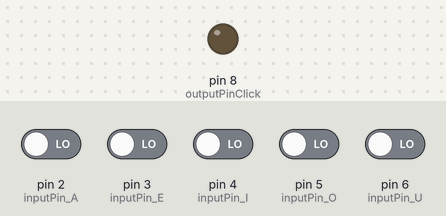
Bench run of a sketch on a simulated Arduino Uno, built with avr-gcc and run on an emulated ATmega328P. Shown: output pins drawn as LEDs (lit = HIGH). Dashed ring = blinking. The inputs (shaded band) are chosen by the test bench; at power-on: pin 2 (inputPin_A), pin 3 (inputPin_E), pin 4 (inputPin_I), pin 5 (inputPin_O), pin 6 (inputPin_U) LOW. What the sketch prints to the serial monitor is not drawn.

Above: at 1.2 s.
1.3 s: pin 2 (inputPin_A) driven HIGH
At 1.8 s:
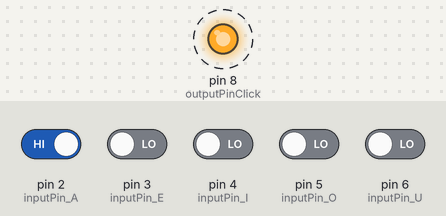
4.3 s: pin 2 (inputPin_A) driven LOW
At 4.9 s:
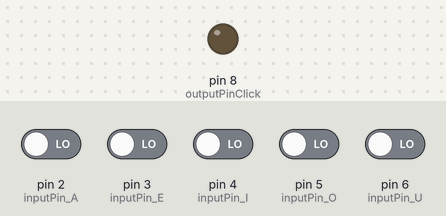
5.8 s: pin 3 (inputPin_E) driven HIGH
At 6.3 s:
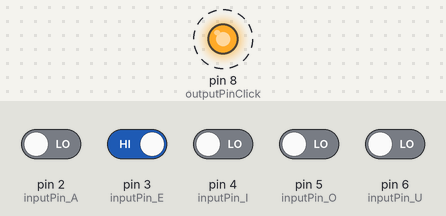
8.8 s: pin 3 (inputPin_E) driven LOW
At 9.5 s:
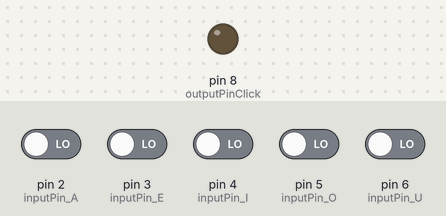
10.3 s: pin 4 (inputPin_I) driven HIGH
At 10.8 s:
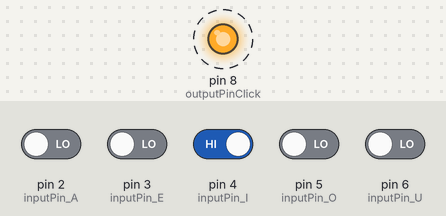
Timing chart, 0 to 17.3 s (numbered marks = the images above; inputs shaded):
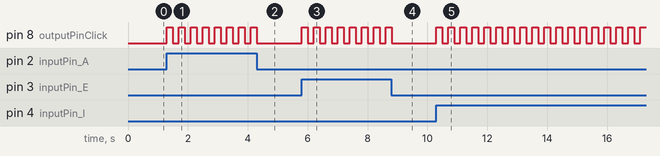

The sketch:

arduino.pde
```cpp
int inputPin_A = 2;
int inputPin_E = 3;
int inputPin_I = 4;
int inputPin_O = 5;
int inputPin_U = 6;
int val_A = 0;
int val_E = 0;
int val_I = 0;
int val_O = 0;
int val_U = 0;
int iDelay=200;
//int outputPinReady=7;
int outputPinClick=8;

void setup() {
  pinMode(inputPin_A, INPUT);
  pinMode(inputPin_E, INPUT);
  pinMode(inputPin_I, INPUT);
  pinMode(inputPin_O, INPUT);
  pinMode(inputPin_U, INPUT);
  //pinMode(outputPinReady, OUTPUT);
  pinMode(outputPinClick, OUTPUT);
  Serial.begin(9600);
  Serial.print("1");
  //secuenciaReady(outputPinReady);
}

void loop(){
  val_A = digitalRead(inputPin_A);
  val_E = digitalRead(inputPin_E);
  val_I = digitalRead(inputPin_I);
  val_O = digitalRead(inputPin_O);
  val_U = digitalRead(inputPin_U);

  if (val_A == HIGH) {
    secuenciaKey(outputPinClick);
    delay (iDelay);
    Serial.print("A");
  }
  else if(val_E == HIGH) {
    secuenciaKey(outputPinClick);
    delay (iDelay);
    Serial.print("E");
  }
  else if (val_I == HIGH) {
    secuenciaKey(outputPinClick);
    delay (iDelay);
    Serial.print("I");
  }
  else if (val_O == HIGH) {
    secuenciaKey(outputPinClick);
    delay (iDelay);
    Serial.print("O");
  }
  else if (val_U == HIGH) {
    secuenciaKey(outputPinClick);
    delay (iDelay);
    Serial.print("U");
  }
}
/*
void secuenciaReady(int pin){
  digitalWrite(pin, HIGH);
  delay(200);
  digitalWrite(pin, LOW);
  delay(200);
  digitalWrite(pin, HIGH);
  delay(200);
  digitalWrite(pin, LOW);
  delay(200);
  digitalWrite(pin, HIGH);
}
*/
void secuenciaKey(int pin){
  digitalWrite(pin, HIGH);
  delay(200);
  digitalWrite(pin, LOW);
}
```

Measured:
- after the input at 1.3 s, pin 8 (outputPinClick): alternates HIGH for 0.20 s and LOW for 0.20 s, starting at once
- after the input at 4.3 s, pin 8 (outputPinClick): goes on until 4.3 s, then stays LOW
- after the input at 5.8 s, pin 8 (outputPinClick): alternates HIGH for 0.20 s and LOW for 0.20 s, starting at once
- after the input at 8.8 s, pin 8 (outputPinClick): goes on until 8.8 s, then stays LOW
- after the input at 10.3 s, pin 8 (outputPinClick): alternates HIGH for 0.20 s and LOW for 0.20 s, starting at once
